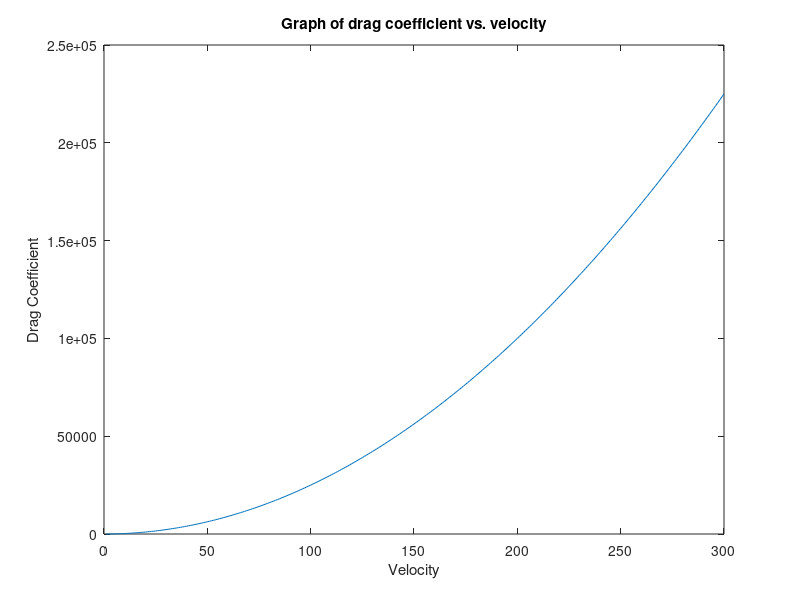

This chart was generated by the following MATLAB code:
prompt1 = 'Please enter the drag force: ';
prompt2 = 'Please enter the air velocity: ';
prompt3 = 'Please enter the surface area: ';
prompt4 = 'Please enter the air density: ';
dragForce = input(prompt1);
airVel = input(prompt2);
surfaceArea = input(prompt3);
airDensity = input(prompt4);
dragCoeff = airDensity*airVel*airVel*surfaceArea/(2*dragForce);
disp('The drag coefficient is')
disp(dragCoeff)
x = length(300);
dragCoeff2 = length(300);
for i = 1:300
    x(i) = i;
    dragCoeff2(i) = airDensity*i*i*surfaceArea/(2*dragForce);


end
    plot(x, dragCoeff2)
    xlabel('Velocity')
    ylabel('Drag Coefficient')
    title('Graph of drag coefficient vs. velocity')